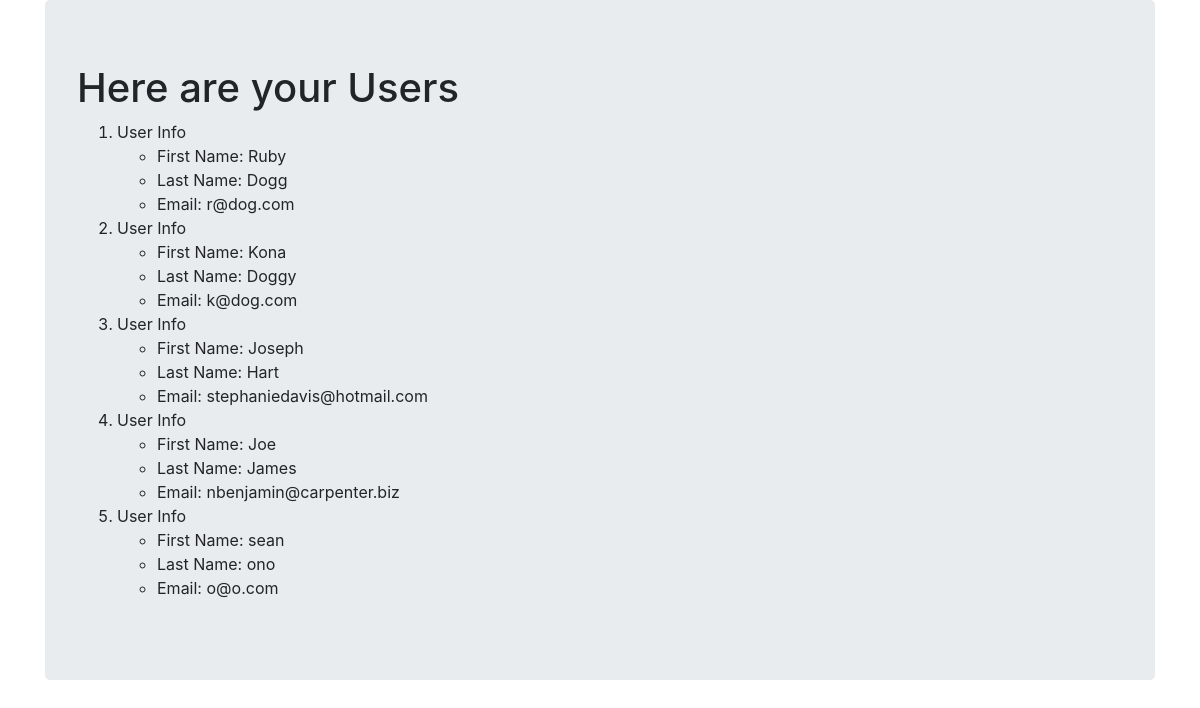
/users/, run on the app's committed database.
### forth_app/models.py (models this page shows)
class User(models.Model):
    ufirst_name = models.CharField(max_length=100)
    ulast_name = models.CharField(max_length=100)
    uemail = models.EmailField(max_length=100,unique=True)

### forth_app/views.py (the view)
# urls.py: path('users/',views.users,name='users'),
def users(request):
    user_list = User.objects.order_by('ulast_name')
    user_dict = {'user_records':user_list}
    return render(request, 'forth_app/users.html', context=user_dict)

### templates/forth_app/users.html (shortened to what this page needs)
<!DOCTYPE html>
<html lang="en" dir="ltr">
  <head>
    <link rel="stylesheet" href="https://stackpath.bootstrapcdn.com/bootstrap/4.3.1/css/bootstrap.min.css">
  </head>
  <body>
    <div class="container">
      <div class="jumbotron">
        <h1>Here are your Users</h1>
        {% if user_records %}
          <ol>
            {% for person in user_records %}
            <li>User Info</li>
              <ul>
                <li>First Name: {{ person.ufirst_name }}</li>
                <li>Last Name: {{ person.ulast_name }}</li>
                <li>Email: {{ person.uemail }}</li>
              </ul>
            {% endfor %}
          </ol>
        {% endif %}
      </div>
    </div>
  </body>
</html>

### data on the page
User: ufirst_name "Ruby", ulast_name "Dogg", uemail "r@dog.com"
User: ufirst_name "Kona", ulast_name "Doggy", uemail "k@dog.com"
User: ufirst_name "Joseph", ulast_name "Hart", uemail "stephaniedavis@hotmail.com"
User: ufirst_name "Joe", ulast_name "James", uemail "nbenjamin@carpenter.biz"
User: ufirst_name "sean", ulast_name "ono", uemail "o@o.com"
